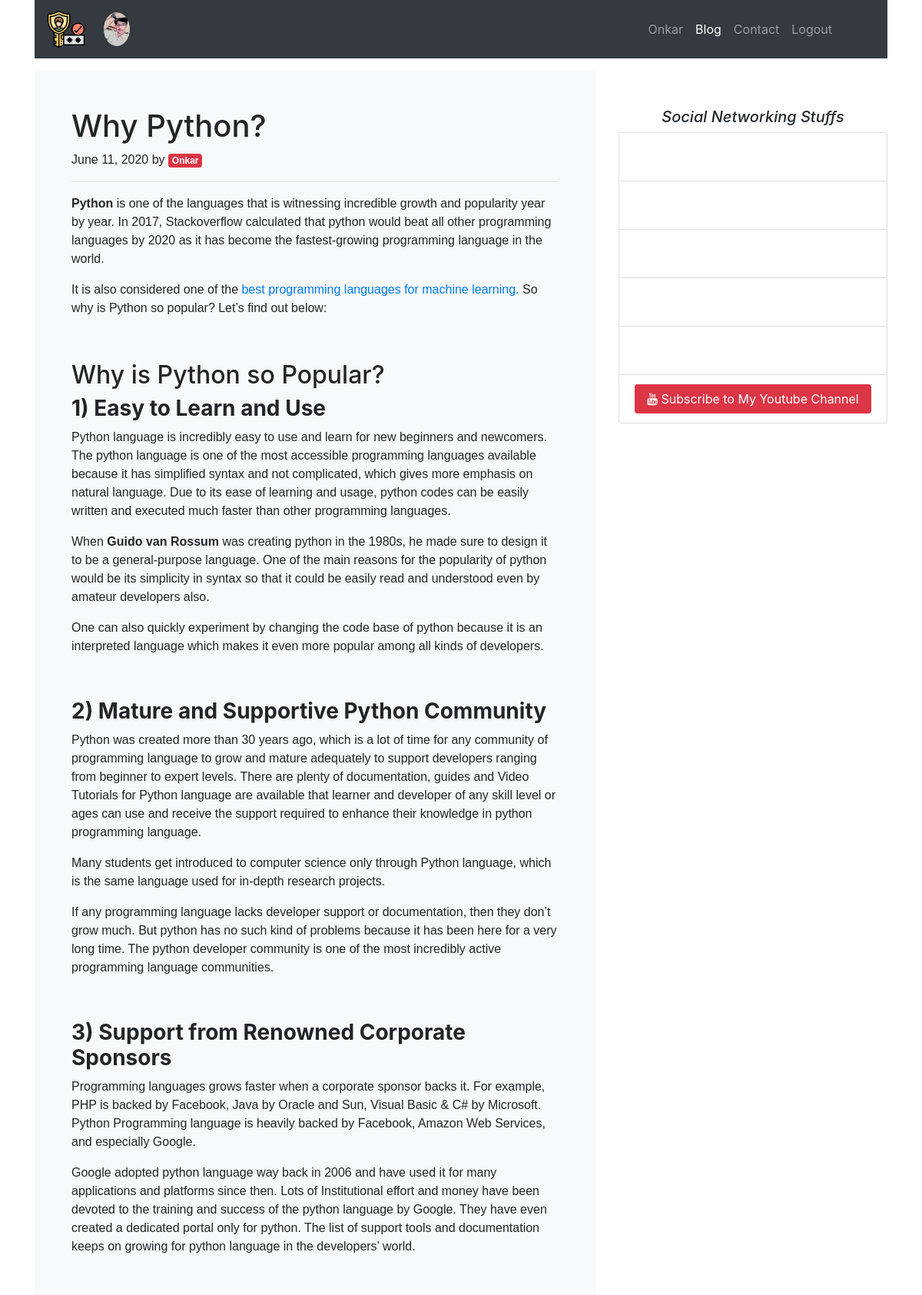
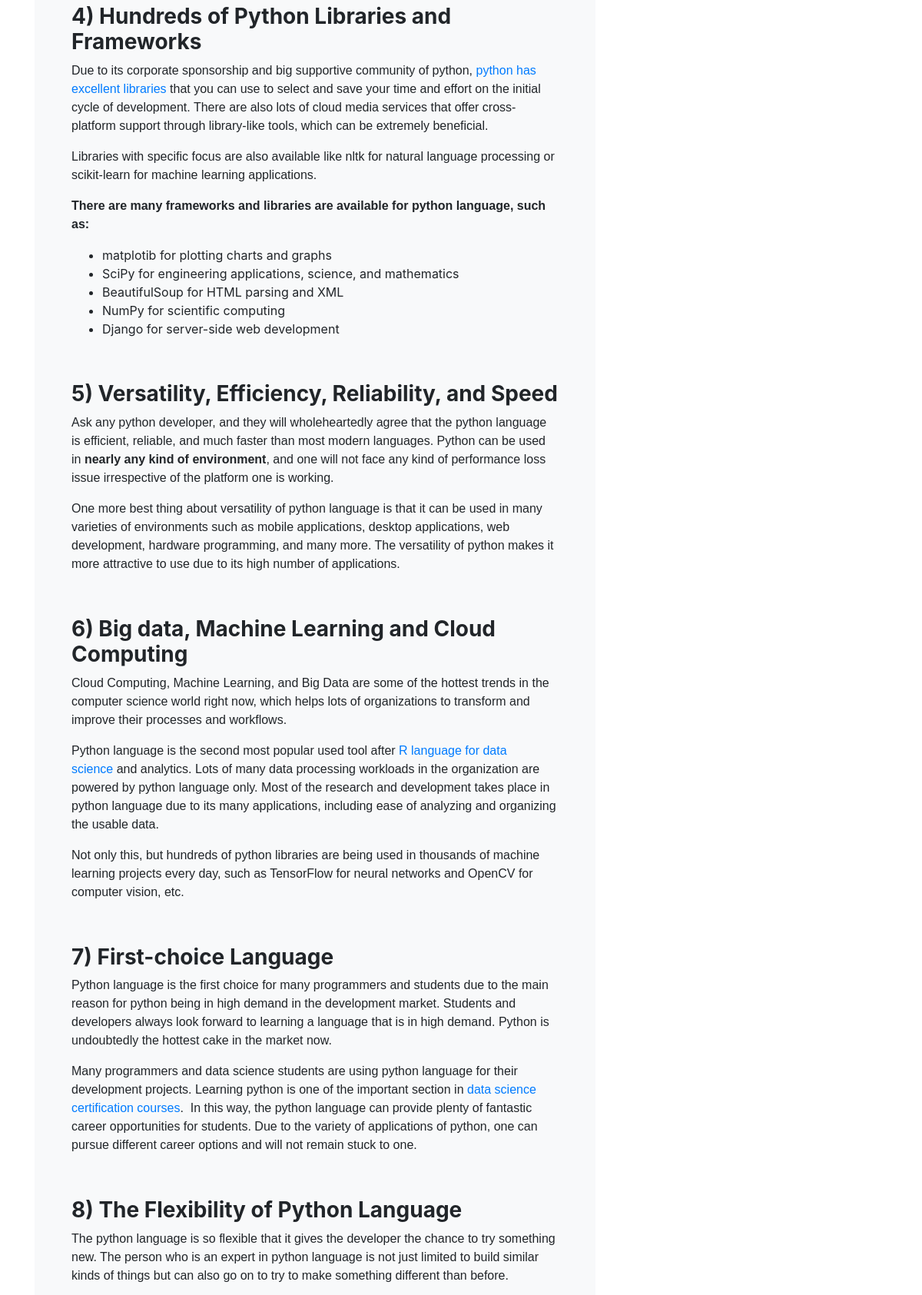
The app's page /blogPost/Python Features/ (signed in, upper part) with its own data (2 pictures, top to bottom).
### userBlog/models.py (models this page shows, shortened)
class MyBlogsDatabase(models.Model):
        blogTitle = models.CharField(max_length=105)
        blogContent = models.TextField(max_length=15000)
        images = models.ImageField(upload_to='blogImages/')
        slug = models.CharField(max_length=105)
        blogInfo = models.CharField(max_length=200)
        author = models.CharField(max_length=50)
        blogTimeStamp = models.DateField()

### userBlog/views.py (the view)
# urls.py: path('blogPost/<str:slug>/', views.blogPost, name="blogPostPage"),
@login_required
def blogPost(request, slug):
        blogPost_data = MyBlogsDatabase.objects.filter(slug=slug).first()
        PopBlogs = MyBlogsDatabase.objects.all()[0:3]
        context = {'blogPost':blogPost_data, 'popular':PopBlogs, 'title':blogPost_data.blogTitle}
        return render(request, 'userBlog/blogPosts.html', context)

### templates/userBlog/blogPosts.html
{% extends 'base.html' %}
{% block Content %}
<div class="container">
        <div class="row">
                <div class="col-md-8">
                        <div class="jumbotron jumbotron-fluid bg-light p-5">
                                        <h1 class="blog-post-title">{{ blogPost.blogTitle }}</h1>
                                        <p class="blog-post-meta">{{ blogPost.blogTimeStamp }} by <a href="#" class="badge badge-danger">{{ request.user.username }}</a>
                                        <hr/>
                                        <p class="lead">{{ blogPost.blogContent|safe }}</p>
                        </div>
                </div>
                <div class="col-md-4">
                        <div class="socialMedia my-5">
                                <h5 class="font-italic text-center">Social Networking Stuffs</h5>
                                <ul class="list-group">
                                        <li class="list-group-item">
                                                <a class="btn btn-block btn-social btn-linkedin text-white" href="linkedin.com/in/onkar-nardekar-b42742195" target="_blank">
                                                        <span class="fa fa-linkedin"></span> Create Connection with LinkedIn
                                                </a>
                                        </li>
                                        <li class="list-group-item">
                                                <a class="btn btn-block btn-social btn-instagram text-white" href="https://www.instagram.com/nardekar45/" target="_blank">
                                                        <span class="fa fa-instagram"></span> Follow Me on Instagram
                                                </a>
                                        </li>
                                        <li class="list-group-item">
                                                <a class="btn btn-block btn-social btn-facebook text-white" href="https://www.facebook.com/onkar.nardekar.39" target="_blank">
                                                        <span class="fa fa-facebook"></span> Make Me as a Facebook Friend
                                                </a>
                                        </li>
                                        <li class="list-group-item">
                                                <a class="btn btn-block btn-social btn-github text-white" href="https://github.com/OmiGitProjects" target="_blank">
                                                        <span class="fa fa-github"></span> Check Cool Stuffs On GitHub
                                                </a>
                                        </li>
                                        <li class="list-group-item">
                                                <a class="btn btn-block btn-social btn-bitbucket text-white" target="_blank">
                                                        <span class="fa fa-bitbucket"></span> Check Awesome Stuffs on Bitbucket
                                                </a>
                                        </li>
                                        <li class="list-group-item">
                                                <a class="btn btn-block btn-social bg-danger text-white" href="https://www.youtube.com/channel/UCSYQKopxwkc7uanCtr3qi-Q?view_as=subscriber" target="_blank">
                                                        <span class="fa fa-youtube"></span> Subscribe to My Youtube Channel
                                                </a>
                                        </li>
                                </ul>
                        </div>
                </div>
        </div>
</div>
{% endblock Content %}

### templates/base.html (shortened to what this page needs)
{% load static %}
<!doctype html>
<html lang="en">
<head>
        <link rel="stylesheet" href="https://maxcdn.bootstrapcdn.com/bootstrap/4.0.0/css/bootstrap.min.css">
        <link rel='stylesheet' href='https://cdnjs.cloudflare.com/ajax/libs/font-awesome/4.4.0/css/font-awesome.min.css'>
        <link rel="stylesheet" href="https://cdnjs.cloudflare.com/ajax/libs/bootstrap-social/5.1.1/bootstrap-social.min.css">
        <link rel="stylesheet" href="{% static 'userBlog/blog.css' %}">
</head>
<body>
        <div class="container">
                <nav class="navbar navbar-expand-lg navbar-dark bg-dark">
                        <a href="{% url 'userBlogPage' %}" class="navbar-brand">
                                <img src="{% static 'userApp/images/password.svg' %}" width="50" height="50" alt="">
                        </a>
                        <img src="{% static 'userApp/images/profile.jpg' %}" alt="user" class="rounded-circle mx-auto d-block  p-2" width="50">
                        <div class="collapse navbar-collapse" id="navbarSupportedContent">
                                <div class="navbar-nav mr-5">
                                        {% if user.is_authenticated %}
                                                <a href="{% url 'userBlogPage' %}" class="nav-item nav-link">{{ request.user.username }}</a>
                                                <a href="{% url 'userBlogPage' %}" class="nav-link nav-link active">Blog</a>
                                                <a href="{% url 'contactpage' %}" class="nav-item nav-link">Contact</a>
                                                <a href="{% url 'Logout' %}" class="nav-item nav-link">Logout</a>
                                        {% endif %}
                                </div>
                                </div>
                        </div>
        {% block Content %}{% endblock Content %}
</body>
</html>

### static/userBlog/css/blog.css (style rules this page uses)
p { font-family: 'Trebuchet MS', 'Lucida Sans Unicode', 'Lucida Grande', 'Lucida Sans', Arial, sans-serif; }

### records on screen
MyBlogsDatabase: blogTitle "Why Python?", blogTimeStamp "June 11, 2020", blogContent "Python is one of the languages that is witnessing incredible growth and popularity year by year. In 2017, Stackoverflow calculated that python would beat all other programming languages by 2020 as it has become the fastest-growing programming language in the world. It is also considered one of the best programming languages for machine learning. So why is Python so popular? Let’s find out below: Why is Python so Popular? 1) Easy to Learn and Use Python language is incredibly easy to use and learn for new beginners and newcomers. The python language is one of the most accessible programming languages available because it has simplified syntax and not complicated, which gives more emphasis on…"

### other values on screen
{{ request.user.username }} "Onkar"
